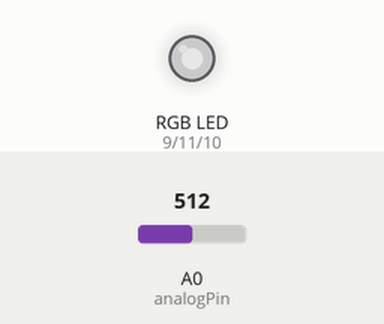
A sketch run on a simulated Arduino Uno, built with avr-gcc and run on an emulated ATmega328P. On the bench: an RGB LED mixed from three pins (HIGH = lit). The inputs (shaded band) are chosen by the test bench; at power-on: A0 (analogPin) = 512. Dim RGB values are drawn brighter than linear; random numbers use the default seed unless the sketch sets one; pins used as bus, display or sensor lines are not drawn.

Above: at 1.2 s.
1.3 s: A0 (analogPin) set to 716
At 2.3 s:
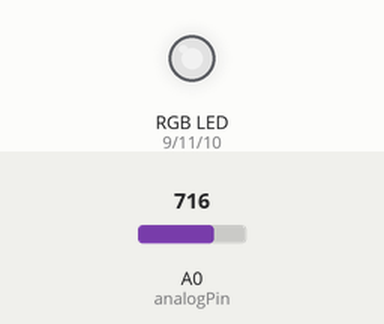
2.8 s: A0 (analogPin) set to 900
At 3.7 s:
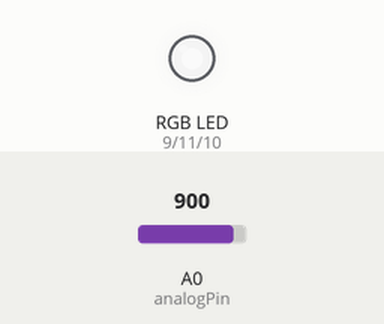
4.3 s: A0 (analogPin) set to 306
At 5.1 s:
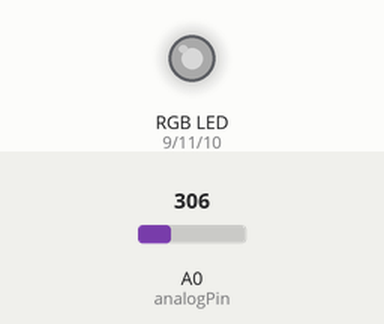
5.8 s: A0 (analogPin) set to 122
At 6.4 s:
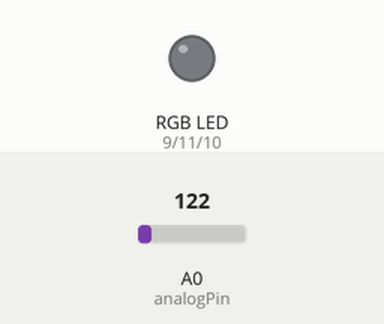
7.3 s: A0 (analogPin) set to 511
At 8.2 s:
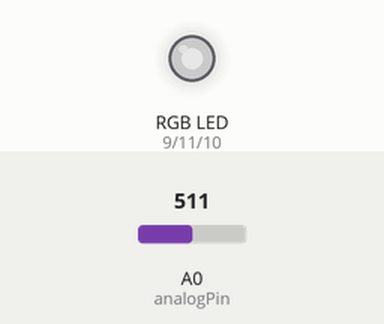
8.8 s: A0 (analogPin) set to 0
Timing chart, 0 to 20.6 s (numbered marks = the images above; inputs shaded):
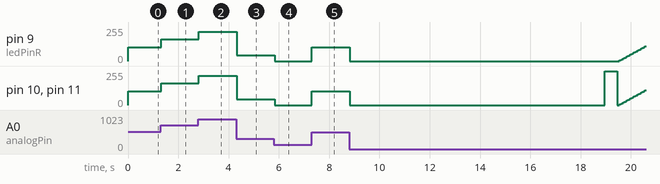

The sketch:

Improved-Color-v1.2.ino
```cpp
/*************************************
 *  Shane Ryan
 *
 *  Code to sample audio signal using
 *  msgeq07 and control RGB lights.
 *
 *  v0.5 - added standby function
 *  with fading random colors.
 *
 *  Thank you to David Wang for audio
 *  sampling concept!
 *
 *  Uses elapsedMillis library for
 *  timeouts and function changes.
 *************************************/


#include <elapsedMillis.h>

int analogPin = 0; // MSGEQ7 OUT
int strobePin = 2; // MSGEQ7 STROBE
int resetPin = 4; // MSGEQ7 RESET
int spectrumValue[7];


// MSGEQ7 OUT pin produces values around 50-80
// when there is no input, so use this value to
// filter out a lot of the chaff.
int filterValue = 150;

// LED pins connected to the PWM pins on the Arduino

int ledPinR = 9;
int ledPinG = 11;
int ledPinB = 10;

// Setup timer for entering standby mode.
elapsedMillis timer0;
elapsedMillis timer1;
#define interval_1 10000
#define interval_2 180000


// variable needed to determine state status.
int state = 0;

// Now, to deal with manual color display.
// Palette is an array of structs to store colors values.
// defining symbolic constants eases manipulation later.

#define teal 0
#define blue 1
#define red 2
#define green 3
#define lime 4
#define white 5
#define pink 6

typedef struct
{
  int R;
  int G;
  int B;
} RGB;

RGB palette[20] = {
  {0, 1, 1},
  {0, 0, 1},
  {1, 0, 0},
  {0, 1, 0},
  {1, 1 / 3, 0},
  {1, 1, 1},
  {1, 1, 0},
  {1, 1 / 3, 1 / 3}
};


void setup()
{
  Serial.begin(9600);
  // Read from MSGEQ7 OUT
  pinMode(analogPin, INPUT);
  // Write to MSGEQ7 STROBE and RESET
  pinMode(strobePin, OUTPUT);
  pinMode(resetPin, OUTPUT);

  // clear timer on setup
  timer0 = 0;

  // Set analogPin's reference voltage
  analogReference(DEFAULT); // 5V

  // Set startup values for pins
  digitalWrite(resetPin, LOW);
  digitalWrite(strobePin, HIGH);
}

void loop()
{
  // Set reset pin low to enable strobe
  digitalWrite(resetPin, HIGH);
  digitalWrite(resetPin, LOW);


  // Get all 7 spectrum values from the MSGEQ7
  for (int i = 0; i < 7; i++)
  {
    digitalWrite(strobePin, LOW);
    delayMicroseconds(30); // Allow output to settle

    spectrumValue[i] = analogRead(analogPin);

    //Serial.print(spectrumValue[i]);

    // Constrain any value above 1023 or below filterValue
    spectrumValue[i] = constrain(spectrumValue[i], filterValue, 1023);


    // reset timer if music is playing
    if (spectrumValue[i] > filterValue+80) {
      timer0 = 0;   // reset timer if music is detected
      state = 0;   // reset state after calling fade during standby
    }


    // Remap the value to a number between 0 and 255
    spectrumValue[i] = map(spectrumValue[i], filterValue, 1023, 0, 255);


    // Remove serial stuff after debugging
    //Serial.print(" ");
    digitalWrite(strobePin, HIGH);
  }

  //Serial.println();

  if (timer0 > interval_1 || state == 1) {
    standby();
  }

  else {
    writeLEDs();
  }
}


// Write the PWM values to the LEDs
void writeLEDs()
{
  analogWrite(ledPinR, spectrumValue[1]);
  analogWrite(ledPinG, spectrumValue[4]);
  analogWrite(ledPinB, spectrumValue[6]);
  delay(30);
}


// this function will run while there is no music playing
void standby()
{
  if (state == 0) {
    //Serial.print("\n\nEntering Standby\n\n");
    fade(teal, 3);
    fade(teal, 3);
    delay(40);
  }
  if (random(0,2)) {
    blend(random(0,8), random(25,50));
    blend(random(0,8), random(25,50));
    blend(random(0,8), random(25,50)); // fade in, then change color w/o fading out.
  }
  else {
  fade(random(0, 8), random(25, 50));
  fade(random(0, 8), random(25, 50));  // fade in and out of random color presets.
  }
  state = 1;
}


// this function is used to flash the LEDs both as feedback for
// which state the device is entering, and to fade in and out
// as a visually appealing standby mode.
void fade(int color, int duration)
{
  for (int fadeValue = 0; fadeValue <= 255; fadeValue += 5) {
    analogWrite(ledPinR, fadeValue * palette[color].R);
    analogWrite(ledPinG, fadeValue * palette[color].G);
    analogWrite(ledPinB, fadeValue * palette[color].B);
    delay(duration);
  }
  delay(pow(duration, 2));
  for (int fadeValue = 255; fadeValue >= 0; fadeValue -= 5) {
    analogWrite(ledPinR, fadeValue * palette[color].R);
    analogWrite(ledPinG, fadeValue * palette[color].G);
    analogWrite(ledPinB, fadeValue * palette[color].B);
    delay(duration);
  }
  timer0 = 0;
}


void blend(int color, int duration)
{

}
```

Measured:
- after the input at 1.3 s, pin 9 (ledPinR), pin 10 (ledPinB), pin 11 (ledPinG): 105/255 → 165/255 at once
- after the input at 2.8 s, pin 9 (ledPinR), pin 10 (ledPinB), pin 11 (ledPinG): 165/255 → 219/255 at once
- after the input at 4.3 s, pin 9 (ledPinR), pin 10 (ledPinB), pin 11 (ledPinG): 219/255 → 45/255 at once
- after the input at 5.8 s, pin 9 (ledPinR), pin 10 (ledPinB), pin 11 (ledPinG): 45/255 → 0/255 at once
- after the input at 7.3 s, pin 9 (ledPinR), pin 10 (ledPinB), pin 11 (ledPinG): 0/255 → 105/255 at once
